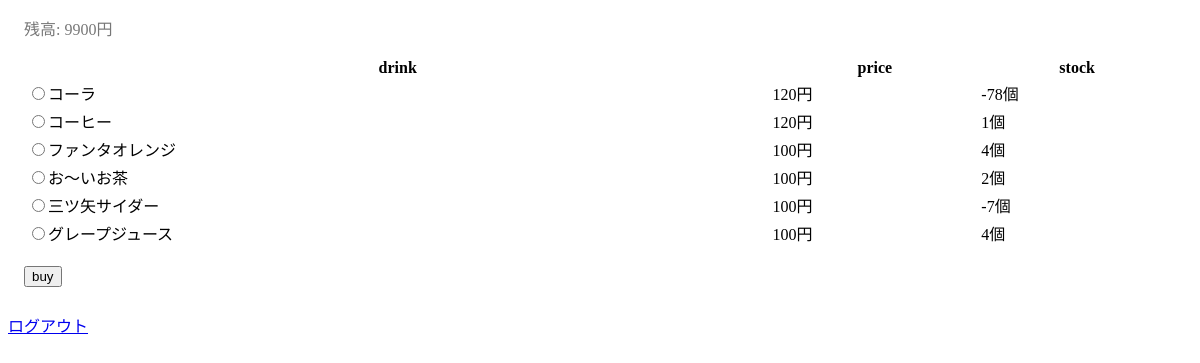
The app's page /toppage.php (signed in) with its own data.
### tables this page shows
CREATE TABLE "user" (
	`id`	INTEGER PRIMARY KEY AUTOINCREMENT,
	`money`	INTEGER,
	`name`	TEXT
, password text);

CREATE TABLE "product" (
	`id`	INTEGER PRIMARY KEY AUTOINCREMENT,
	`name`	TEXT,
	`price`	INTEGER
);

CREATE TABLE "stock" (
	`id`	INTEGER PRIMARY KEY AUTOINCREMENT,
	`product_id`	INTEGER,
	`number`	INTEGER
);

### functions.php (called while the page is built, shortened)
<?php
function generate_token()
{
  return hash('sha256', session_id());
}
function h($str)
{
  return htmlspecialchars($str, ENT_QUOTES, 'UTF-8');
}

### toppage.php (the view, shortened to what this page needs)
<?php
require_once __DIR__ . '/functions.php';
$pdo = new pdo("sqlite:anohako.sqlite");
$pdo->setattribute(PDO::ATTR_ERRMODE, PDO::ERRMODE_WARNING);
$st = $pdo->query("select * from product order by id desc");
$product = $st->fetchAll();
$user = $_SESSION['username'];
$st = $pdo->query("select money from user where name = '" . $user . "';");
$money = $st->fetchAll();
?>
<!DOCTYPE html>
<html lang="ja">
  <head>
    <link rel="stylesheet" href="//cdnjs.cloudflare.com/ajax/libs/10up-sanitize.css/4.1.0/sanitize.min.css">
    <link rel="stylesheet" href="https://code.getmdl.io/1.3.0/material.indigo-pink.min.css">
    <link rel="stylesheet" href="./style.css">
  </head>
  <body>
    <div class="container">
      <div class="mes"><?php print "残高: " . $money[0]['money']. "円"; ?></div>
      <form action="shopping_submit.php" method="get">
        <table class="mdl-data-table mdl-js-data-table mdl-shadow--2dp">
          <tr>
            <th class="mdl-data-table__cell--non-numeric">drink</th>
            <th>price</th>
            <th>stock</th>
          </tr>
          <?php
          foreach($product as $p) {
            print '<tr>';
            print '<td class="mdl-data-table__cell--non-numeric"><input type="radio" name="productname" value="'. $p["name"] .'">' . $p["name"] . '</th>';
            print '<td>' . $p["price"] . '円</th>';
            $st = $pdo->query("select * from stock where id =" .$p["id"] . ";");
            $stock = $st->fetchAll();
            print '<td>'.$stock[0]["number"].'個</td>';
            print '</tr>';
          }
          ?>
       </table>
       <input class="mdl-button mdl-js-button mdl-button--raised mdl-js-ripple-effect buy" type="submit" value="buy">
     </form>
  </div>
  <a href="/logout.php?token=<?=h(generate_token())?>">ログアウト</a>
  </body>
</html>

### style.css (style rules this page uses)
.container { margin: 8px 16px; }
.mes { color: #777; font-size: 16px; margin: 16px 0px; }
.buy { margin: 18px 0px; }
table { width: 100%; }

### records on screen
user: money "9900"
product: name "コーラ", price "120", stock.number "-78"
product: name "コーヒー", price "120", stock.number "1"
product: name "ファンタオレンジ", price "100", stock.number "4"
product: name "お〜いお茶", price "100", stock.number "2"
product: name "三ツ矢サイダー", price "100", stock.number "-7"
product: name "グレープジュース", price "100", stock.number "4"
